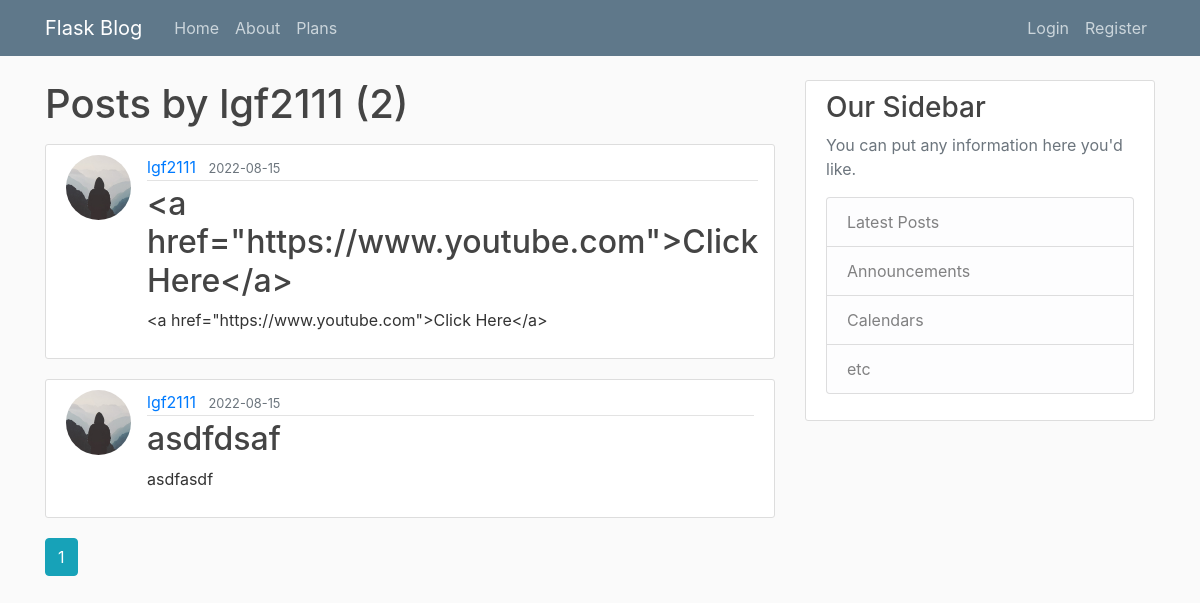
The page /user/lgf2111 on the database its author committed.
### flaskblog/models.py (models this page shows, shortened)
class User(db.Model, UserMixin):
    id = db.Column(db.Integer, primary_key=True)
    username = db.Column(db.String(20), unique=True, nullable=False)
    is_premium = db.Column(db.Boolean, nullable=False, default=False)
    role_id = db.Column(db.Integer, db.ForeignKey('role.id'), nullable=False, default=1)
    email = db.Column(db.String(120), unique=True, nullable=False)
    image_file = db.Column(db.String(20), nullable=False, default='default.jpg')
    encrypted_password = db.Column(db.Text, nullable=False)
    nonce = db.Column(db.Text, nullable=False)
    tag = db.Column(db.Text, nullable=False)
    login_attempt = db.Column(db.Integer, nullable=False, default=0)
    posts = db.relationship('Post', backref='author', lazy=True)
    mfa = db.Column(db.Boolean, default=False, nullable=False)
    comments = db.relationship('Comment', backref='user', lazy=True)
    logout_time = db.Column(db.DateTime)

class Post(db.Model):
    id = db.Column(db.Integer, primary_key=True)
    title = db.Column(db.String(100), nullable=False)
    date_posted = db.Column(db.DateTime, nullable=False, default=datetime.utcnow)
    content = db.Column(db.Text, nullable=False)
    user_id = db.Column(db.Integer, db.ForeignKey('user.id'), nullable=False)
    comments = db.relationship('Comment', lazy=True)

### flaskblog/users/routes.py (the view)
@users.route("/user/<string:username>")
def user_posts(username):
    page = request.args.get('page', 1, type=int)
    user = User.query.filter_by(username=username).first_or_404()
    posts = Post.query.filter_by(author=user)\
        .order_by(Post.date_posted.desc())\
        .paginate(page=page, per_page=5)
    return render_template('posts/user_posts.html', posts=posts, user=user)

### run.py (called while the page is built, shortened)
@app.before_request
def before_request():
    session.permanent = True
    app.permanent_session_lifetime = timedelta(minutes=5)
    session.modified = True
    g.user = current_user

### flaskblog/templates/posts/user_posts.html
{% extends "layout.html" %}
{% block content %}
    <h1 class="mb-3">Posts by {{ user.username }} ({{ posts.total }})</h1>
    {% for post in posts.items %}
        <article class="media content-section">
          <img class="rounded-circle article-img" src="{{ url_for('static', filename='profile_pics/' + post.author.image_file) }}">
          <div class="media-body">
            <div class="article-metadata">
              <a class="mr-2" href="{{ url_for('users.user_posts', username=post.author.username) }}">{{ post.author.username }}</a>
              <small class="text-muted">{{ post.date_posted.strftime('%Y-%m-%d') }}</small>
            </div>
            <h2><a class="article-title" href="{{ url_for('posts.post', post_id=post.id) }}">{{ post.title }}</a></h2>
            <p class="article-content">{{ post.content }}</p>
          </div>
        </article>
    {% endfor %}
    {% for page_num in posts.iter_pages(left_edge=1, right_edge=1, left_current=1, right_current=2) %}
      {% if page_num %}
        {% if posts.page == page_num %}
          <a class="btn btn-info mb-4" href="{{ url_for('users.user_posts', username=user.username, page=page_num) }}">{{ page_num }}</a>
        {% else %}
          <a class="btn btn-outline-info mb-4" href="{{ url_for('users.user_posts', username=user.username, page=page_num) }}">{{ page_num }}</a>
        {% endif %}
      {% else %}
        ...
      {% endif %}
    {% endfor %}
{% endblock content %}

### flaskblog/static/main.css (style rules this page uses)
body { background: #fafafa; color: #333333; margin-top: 5rem; }
h1, h2, h3, h4, h5, h6 { color: #444444; }
.content-section { background: #ffffff; padding: 10px 20px; border: 1px solid #dddddd; border-radius: 3px; margin-bottom: 20px; }
.article-title { color: #444444; }
.article-content { white-space: pre-line; }
.article-img { height: 65px; width: 65px; margin-right: 16px; }
.article-metadata { padding-bottom: 1px; margin-bottom: 4px; border-bottom: 1px solid #e3e3e3 }

### rows shown on the page
User: username "lgf2111"
Post: image_file (placeholder picture), author.username "lgf2111", date_posted "2022-08-15", title "<a href=\"https://www.youtube.com\">Click Here</a>", content "<a href=\"https://www.youtube.com\">Click Here</a>"
Post: image_file (placeholder picture), author.username "lgf2111", date_posted "2022-08-15", title "asdfdsaf", content "asdfasdf"

### other values the page prints
{{ posts.total }} "2"
{{ page_num }} "1"
